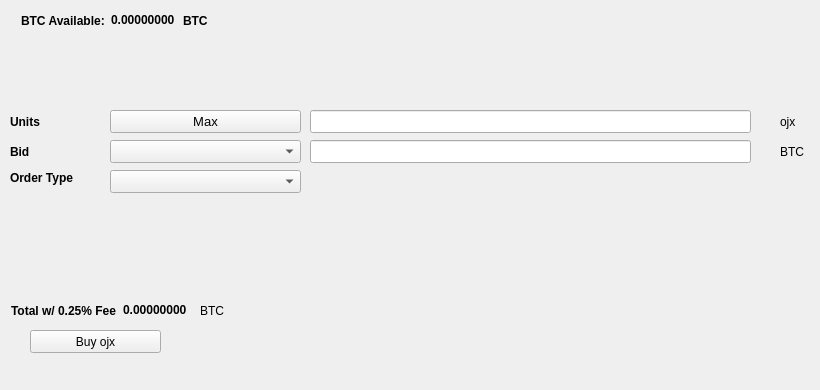
   <widget class="QWidget" name="BuyTab">
    <attribute name="title">
     <string>Buy</string>
    </attribute>
    <widget class="QPushButton" name="Buyojx">
     <property name="geometry">
      <rect>
       <x>30</x>
       <y>330</y>
       <width>131</width>
       <height>23</height>
      </rect>
     </property>
     <property name="text">
      <string>Buy ojx</string>
     </property>
     <property name="icon">
      <iconset resource="../ojx.qrc">
       <normaloff>:/icons/bitcoin</normaloff>:/icons/bitcoin</iconset>
     </property>
    </widget>
    <widget class="QLabel" name="label_3">
     <property name="geometry">
      <rect>
       <x>10</x>
       <y>110</y>
       <width>46</width>
       <height>23</height>
      </rect>
     </property>
     <property name="font">
      <font>
       <weight>75</weight>
       <bold>true</bold>
      </font>
     </property>
     <property name="text">
      <string>Units</string>
     </property>
    </widget>
    <widget class="QLineEdit" name="UnitsInput">
     <property name="geometry">
      <rect>
       <x>310</x>
       <y>110</y>
       <width>441</width>
       <height>23</height>
      </rect>
     </property>
     <property name="font">
      <font>
       <pointsize>9</pointsize>
       <weight>75</weight>
       <bold>true</bold>
      </font>
     </property>
    </widget>
    <widget class="QLineEdit" name="BuyBidPriceEdit">
     <property name="geometry">
      <rect>
       <x>310</x>
       <y>140</y>
       <width>441</width>
       <height>23</height>
      </rect>
     </property>
     <property name="font">
      <font>
       <pointsize>9</pointsize>
       <weight>75</weight>
       <bold>true</bold>
      </font>
     </property>
    </widget>
    <widget class="QLabel" name="label_4">
     <property name="geometry">
      <rect>
       <x>780</x>
       <y>110</y>
       <width>31</width>
       <height>23</height>
      </rect>
     </property>
     <property name="text">
      <string>ojx</string>
     </property>
    </widget>
    <widget class="QLabel" name="label_5">
     <property name="geometry">
      <rect>
       <x>780</x>
       <y>140</y>
       <width>31</width>
       <height>23</height>
      </rect>
     </property>
     <property name="text">
      <string>BTC</string>
     </property>
    </widget>
    <widget class="QLabel" name="label_6">
     <property name="geometry">
      <rect>
       <x>10</x>
       <y>140</y>
       <width>46</width>
       <height>23</height>
      </rect>
     </property>
     <property name="font">
      <font>
       <weight>75</weight>
       <bold>true</bold>
      </font>
     </property>
     <property name="text">
      <string>Bid</string>
     </property>
    </widget>
    <widget class="QLabel" name="label_7">
     <property name="geometry">
      <rect>
       <x>10</x>
       <y>170</y>
       <width>91</width>
       <height>16</height>
      </rect>
     </property>
     <property name="font">
      <font>
       <weight>75</weight>
       <bold>true</bold>
      </font>
     </property>
     <property name="text">
      <string>Order Type</string>
     </property>
    </widget>
    <widget class="QPushButton" name="Buy_Max_Amount">
     <property name="geometry">
      <rect>
       <x>110</x>
       <y>110</y>
       <width>191</width>
       <height>23</height>
      </rect>
     </property>
     <property name="font">
      <font>
       <pointsize>10</pointsize>
      </font>
     </property>
     <property name="text">
      <string>Max</string>
     </property>
    </widget>
    <widget class="QComboBox" name="BuyBidcomboBox">
     <property name="geometry">
      <rect>
       <x>110</x>
       <y>140</y>
       <width>191</width>
       <height>23</height>
      </rect>
     </property>
     <property name="font">
      <font>
       <pointsize>10</pointsize>
      </font>
     </property>
    </widget>
    <widget class="QComboBox" name="buyOrdertypeCombo">
     <property name="geometry">
      <rect>
       <x>110</x>
       <y>170</y>
       <width>191</width>
       <height>23</height>
      </rect>
     </property>
     <property name="font">
      <font>
       <pointsize>10</pointsize>
      </font>
     </property>
    </widget>
    <widget class="QWidget" name="layoutWidget1">
     <property name="geometry">
      <rect>
       <x>21</x>
       <y>11</y>
       <width>227</width>
       <height>19</height>
      </rect>
     </property>
     <layout class="QHBoxLayout" name="horizontalLayout_3">
      <item>
       <widget class="QLabel" name="label232">
        <property name="font">
         <font>
          <weight>75</weight>
          <bold>true</bold>
         </font>
        </property>
        <property name="text">
         <string>BTC Available:</string>
        </property>
       </widget>
      </item>
      <item>
       <widget class="QLabel" name="BtcAvailableLbl">
        <property name="palette">
         <palette>
          <active>
           <colorrole role="WindowText">
            <brush brushstyle="SolidPattern">
             <color alpha="255">
              <red>0</red>
              <green>0</green>
              <blue>0</blue>
             </color>
            </brush>
           </colorrole>
           <colorrole role="Button">
            <brush brushstyle="SolidPattern">
             <color alpha="255">
              <red>0</red>
              <green>170</green>
              <blue>0</blue>
             </color>
            </brush>
           </colorrole>
           <colorrole role="Light">
            <brush brushstyle="SolidPattern">
             <color alpha="255">
              <red>0</red>
              <green>255</green>
              <blue>0</blue>
             </color>
            </brush>
           </colorrole>
           <colorrole role="Midlight">
            <brush brushstyle="SolidPattern">
             <color alpha="255">
              <red>0</red>
              <green>212</green>
              <blue>0</blue>
             </color>
            </brush>
           </colorrole>
           <colorrole role="Dark">
            <brush brushstyle="SolidPattern">
             <color alpha="255">
              <red>0</red>
              <green>85</green>
              <blue>0</blue>
             </color>
            </brush>
           </colorrole>
           <colorrole role="Mid">
            <brush brushstyle="SolidPattern">
             <color alpha="255">
              <red>0</red>
              <green>113</green>
              <blue>0</blue>
             </color>
            </brush>
           </colorrole>
           <colorrole role="Text">
            <brush brushstyle="SolidPattern">
             <color alpha="255">
              <red>0</red>
              <green>170</green>
              <blue>0</blue>
             </color>
            </brush>
           </colorrole>
           <colorrole role="BrightText">
            <brush brushstyle="SolidPattern">
             <color alpha="255">
              <red>255</red>
              <green>255</green>
              <blue>255</blue>
             </color>
            </brush>
           </colorrole>
           <colorrole role="ButtonText">
            <brush brushstyle="SolidPattern">
             <color alpha="255">
              <red>0</red>
              <green>0</green>
              <blue>0</blue>
             </color>
            </brush>
           </colorrole>
           <colorrole role="Base">
            <brush brushstyle="SolidPattern">
             <color alpha="255">
              <red>255</red>
              <green>255</green>
              <blue>255</blue>
             </color>
            </brush>
           </colorrole>
           <colorrole role="Window">
            <brush brushstyle="SolidPattern">
             <color alpha="255">
              <red>0</red>
              <green>170</green>
              <blue>0</blue>
             </color>
            </brush>
           </colorrole>
           <colorrole role="Shadow">
            <brush brushstyle="SolidPattern">
             <color alpha="255">
              <red>0</red>
              <green>0</green>
              <blue>0</blue>
             </color>
            </brush>
           </colorrole>
           <colorrole role="AlternateBase">
            <brush brushstyle="SolidPattern">
             <color alpha="255">
              <red>127</red>
              <green>212</green>
              <blue>127</blue>
             </color>
            </brush>
           </colorrole>
           <colorrole role="ToolTipBase">
            <brush brushstyle="SolidPattern">
             <color alpha="255">
              <red>255</red>
              <green>255</green>
              <blue>220</blue>
             </color>
            </brush>
           </colorrole>
           <colorrole role="ToolTipText">
            <brush brushstyle="SolidPattern">
             <color alpha="255">
              <red>0</red>
              <green>0</green>
              <blue>0</blue>
             </color>
            </brush>
           </colorrole>
          </active>
          <inactive>
           <colorrole role="WindowText">
            <brush brushstyle="SolidPattern">
             <color alpha="255">
              <red>0</red>
              <green>0</green>
              <blue>0</blue>
             </color>
            </brush>
           </colorrole>
           <colorrole role="Button">
            <brush brushstyle="SolidPattern">
             <color alpha="255">
              <red>0</red>
              <green>170</green>
              <blue>0</blue>
             </color>
            </brush>
           </colorrole>
           <colorrole role="Light">
            <brush brushstyle="SolidPattern">
             <color alpha="255">
              <red>0</red>
              <green>255</green>
              <blue>0</blue>
             </color>
            </brush>
           </colorrole>
           <colorrole role="Midlight">
            <brush brushstyle="SolidPattern">
             <color alpha="255">
              <red>0</red>
              <green>212</green>
              <blue>0</blue>
             </color>
            </brush>
           </colorrole>
           <colorrole role="Dark">
            <brush brushstyle="SolidPattern">
             <color alpha="255">
              <red>0</red>
              <green>85</green>
              <blue>0</blue>
             </color>
            </brush>
           </colorrole>
           <colorrole role="Mid">
            <brush brushstyle="SolidPattern">
             <color alpha="255">
              <red>0</red>
              <green>113</green>
              <blue>0</blue>
             </color>
            </brush>
           </colorrole>
           <colorrole role="Text">
            <brush brushstyle="SolidPattern">
             <color alpha="255">
              <red>0</red>
              <green>170</green>
              <blue>0</blue>
             </color>
            </brush>
           </colorrole>
           <colorrole role="BrightText">
            <brush brushstyle="SolidPattern">
             <color alpha="255">
              <red>255</red>
              <green>255</green>
              <blue>255</blue>
             </color>
            </brush>
           </colorrole>
           <colorrole role="ButtonText">
            <brush brushstyle="SolidPattern">
             <color alpha="255">
              <red>0</red>
              <green>0</green>
              <blue>0</blue>
             </color>
            </brush>
           </colorrole>
           <colorrole role="Base">
            <brush brushstyle="SolidPattern">
             <color alpha="255">
              <red>255</red>
              <green>255</green>
              <blue>255</blue>
             </color>
            </brush>
           </colorrole>
           <colorrole role="Window">
            <brush brushstyle="SolidPattern">
             <color alpha="255">
              <red>0</red>
              <green>170</green>
              <blue>0</blue>
             </color>
            </brush>
           </colorrole>
           <colorrole role="Shadow">
            <brush brushstyle="SolidPattern">
             <color alpha="255">
              <red>0</red>
              <green>0</green>
              <blue>0</blue>
             </color>
            </brush>
           </colorrole>
           <colorrole role="AlternateBase">
            <brush brushstyle="SolidPattern">
             <color alpha="255">
              <red>127</red>
              <green>212</green>
              <blue>127</blue>
             </color>
            </brush>
           </colorrole>
           <colorrole role="ToolTipBase">
            <brush brushstyle="SolidPattern">
             <color alpha="255">
              <red>255</red>
              <green>255</green>
              <blue>220</blue>
             </color>
            </brush>
           </colorrole>
           <colorrole role="ToolTipText">
            <brush brushstyle="SolidPattern">
             <color alpha="255">
              <red>0</red>
              <green>0</green>
              <blue>0</blue>
             </color>
            </brush>
           </colorrole>
          </inactive>
          <disabled>
           <colorrole role="WindowText">
            <brush brushstyle="SolidPattern">
             <color alpha="255">
              <red>0</red>
              <green>85</green>
              <blue>0</blue>
             </color>
            </brush>
           </colorrole>
           <colorrole role="Button">
            <brush brushstyle="SolidPattern">
             <color alpha="255">
              <red>0</red>
              <green>170</green>
              <blue>0</blue>
             </color>
            </brush>
           </colorrole>
           <colorrole role="Light">
            <brush brushstyle="SolidPattern">
             <color alpha="255">
              <red>0</red>
              <green>255</green>
              <blue>0</blue>
             </color>
            </brush>
           </colorrole>
           <colorrole role="Midlight">
            <brush brushstyle="SolidPattern">
             <color alpha="255">
              <red>0</red>
              <green>212</green>
              <blue>0</blue>
             </color>
            </brush>
           </colorrole>
           <colorrole role="Dark">
            <brush brushstyle="SolidPattern">
             <color alpha="255">
              <red>0</red>
              <green>85</green>
              <blue>0</blue>
             </color>
            </brush>
           </colorrole>
           <colorrole role="Mid">
            <brush brushstyle="SolidPattern">
             <color alpha="255">
              <red>0</red>
              <green>113</green>
              <blue>0</blue>
             </color>
            </brush>
           </colorrole>
           <colorrole role="Text">
            <brush brushstyle="SolidPattern">
             <color alpha="255">
              <red>0</red>
              <green>85</green>
              <blue>0</blue>
             </color>
            </brush>
           </colorrole>
           <colorrole role="BrightText">
            <brush brushstyle="SolidPattern">
             <color alpha="255">
              <red>255</red>
              <green>255</green>
              <blue>255</blue>
             </color>
            </brush>
           </colorrole>
           <colorrole role="ButtonText">
            <brush brushstyle="SolidPattern">
             <color alpha="255">
              <red>0</red>
              <green>85</green>
              <blue>0</blue>
             </color>
            </brush>
           </colorrole>
           <colorrole role="Base">
            <brush brushstyle="SolidPattern">
             <color alpha="255">
              <red>0</red>
              <green>170</green>
              <blue>0</blue>
             </color>
            </brush>
           </colorrole>
           <colorrole role="Window">
            <brush brushstyle="SolidPattern">
             <color alpha="255">
              <red>0</red>
              <green>170</green>
              <blue>0</blue>
             </color>
            </brush>
           </colorrole>
           <colorrole role="Shadow">
            <brush brushstyle="SolidPattern">
             <color alpha="255">
              <red>0</red>
              <green>0</green>
              <blue>0</blue>
             </color>
            </brush>
           </colorrole>
           <colorrole role="AlternateBase">
            <brush brushstyle="SolidPattern">
             <color alpha="255">
              <red>0</red>
              <green>170</green>
              <blue>0</blue>
             </color>
            </brush>
           </colorrole>
           <colorrole role="ToolTipBase">
            <brush brushstyle="SolidPattern">
             <color alpha="255">
              <red>255</red>
              <green>255</green>
              <blue>220</blue>
             </color>
            </brush>
           </colorrole>
           <colorrole role="ToolTipText">
            <brush brushstyle="SolidPattern">
             <color alpha="255">
              <red>0</red>
              <green>0</green>
              <blue>0</blue>
             </color>
            </brush>
           </colorrole>
          </disabled>
         </palette>
        </property>
        <property name="font">
         <font>
          <weight>75</weight>
          <bold>true</bold>
         </font>
        </property>
        <property name="text">
         <string>0.00000000</string>
        </property>
        <property name="textInteractionFlags">
         <set>Qt::LinksAccessibleByMouse|Qt::TextSelectableByKeyboard|Qt::TextSelectableByMouse</set>
        </property>
       </widget>
      </item>
      <item>
       <widget class="QLabel" name="BtcAvailableLbl_2">
        <property name="font">
         <font>
          <weight>75</weight>
          <bold>true</bold>
         </font>
        </property>
        <property name="text">
         <string>BTC</string>
        </property>
       </widget>
      </item>
     </layout>
    </widget>
    <widget class="QWidget" name="layoutWidge2">
     <property name="geometry">
      <rect>
       <x>11</x>
       <y>301</y>
       <width>259</width>
       <height>19</height>
      </rect>
     </property>
     <layout class="QHBoxLayout" name="horizontalLayout_4">
      <item>
       <widget class="QLabel" name="label_9">
        <property name="font">
         <font>
          <weight>75</weight>
          <bold>true</bold>
         </font>
        </property>
        <property name="text">
         <string>Total w/ 0.25% Fee</string>
        </property>
       </widget>
      </item>
      <item>
       <widget class="QLabel" name="BuyCostLabel">
        <property name="palette">
         <palette>
          <active>
           <colorrole role="WindowText">
            <brush brushstyle="SolidPattern">
             <color alpha="255">
              <red>0</red>
              <green>0</green>
              <blue>0</blue>
             </color>
            </brush>
           </colorrole>
           <colorrole role="Button">
            <brush brushstyle="SolidPattern">
             <color alpha="255">
              <red>0</red>
              <green>170</green>
              <blue>0</blue>
             </color>
            </brush>
           </colorrole>
           <colorrole role="Light">
            <brush brushstyle="SolidPattern">
             <color alpha="255">
              <red>0</red>
              <green>255</green>
              <blue>0</blue>
             </color>
            </brush>
           </colorrole>
           <colorrole role="Midlight">
            <brush brushstyle="SolidPattern">
             <color alpha="255">
              <red>0</red>
              <green>212</green>
              <blue>0</blue>
             </color>
            </brush>
           </colorrole>
           <colorrole role="Dark">
            <brush brushstyle="SolidPattern">
             <color alpha="255">
              <red>0</red>
              <green>85</green>
              <blue>0</blue>
             </color>
            </brush>
           </colorrole>
           <colorrole role="Mid">
            <brush brushstyle="SolidPattern">
             <color alpha="255">
              <red>0</red>
              <green>113</green>
              <blue>0</blue>
             </color>
            </brush>
           </colorrole>
           <colorrole role="Text">
            <brush brushstyle="SolidPattern">
             <color alpha="255">
              <red>0</red>
              <green>170</green>
              <blue>0</blue>
             </color>
            </brush>
           </colorrole>
           <colorrole role="BrightText">
            <brush brushstyle="SolidPattern">
             <color alpha="255">
              <red>255</red>
              <green>255</green>
              <blue>255</blue>
             </color>
            </brush>
           </colorrole>
           <colorrole role="ButtonText">
            <brush brushstyle="SolidPattern">
             <color alpha="255">
              <red>0</red>
              <green>0</green>
              <blue>0</blue>
             </color>
            </brush>
           </colorrole>
           <colorrole role="Base">
            <brush brushstyle="SolidPattern">
             <color alpha="255">
              <red>255</red>
              <green>255</green>
              <blue>255</blue>
             </color>
            </brush>
           </colorrole>
           <colorrole role="Window">
            <brush brushstyle="SolidPattern">
             <color alpha="255">
              <red>0</red>
              <green>170</green>
              <blue>0</blue>
             </color>
            </brush>
           </colorrole>
           <colorrole role="Shadow">
            <brush brushstyle="SolidPattern">
             <color alpha="255">
              <red>0</red>
              <green>0</green>
              <blue>0</blue>
             </color>
            </brush>
           </colorrole>
           <colorrole role="AlternateBase">
            <brush brushstyle="SolidPattern">
             <color alpha="255">
              <red>127</red>
              <green>212</green>
              <blue>127</blue>
             </color>
            </brush>
           </colorrole>
           <colorrole role="ToolTipBase">
            <brush brushstyle="SolidPattern">
             <color alpha="255">
              <red>255</red>
              <green>255</green>
              <blue>220</blue>
             </color>
            </brush>
           </colorrole>
           <colorrole role="ToolTipText">
            <brush brushstyle="SolidPattern">
             <color alpha="255">
              <red>0</red>
              <green>0</green>
              <blue>0</blue>
             </color>
            </brush>
           </colorrole>
          </active>
          <inactive>
           <colorrole role="WindowText">
            <brush brushstyle="SolidPattern">
             <color alpha="255">
              <red>0</red>
              <green>0</green>
              <blue>0</blue>
             </color>
            </brush>
           </colorrole>
           <colorrole role="Button">
            <brush brushstyle="SolidPattern">
             <color alpha="255">
              <red>0</red>
              <green>170</green>
              <blue>0</blue>
             </color>
            </brush>
           </colorrole>
           <colorrole role="Light">
            <brush brushstyle="SolidPattern">
             <color alpha="255">
              <red>0</red>
              <green>255</green>
              <blue>0</blue>
             </color>
            </brush>
           </colorrole>
           <colorrole role="Midlight">
            <brush brushstyle="SolidPattern">
             <color alpha="255">
              <red>0</red>
              <green>212</green>
              <blue>0</blue>
             </color>
            </brush>
           </colorrole>
           <colorrole role="Dark">
            <brush brushstyle="SolidPattern">
             <color alpha="255">
              <red>0</red>
              <green>85</green>
              <blue>0</blue>
             </color>
            </brush>
           </colorrole>
           <colorrole role="Mid">
            <brush brushstyle="SolidPattern">
             <color alpha="255">
              <red>0</red>
              <green>113</green>
              <blue>0</blue>
             </color>
            </brush>
           </colorrole>
           <colorrole role="Text">
            <brush brushstyle="SolidPattern">
             <color alpha="255">
              <red>0</red>
              <green>170</green>
              <blue>0</blue>
             </color>
            </brush>
           </colorrole>
           <colorrole role="BrightText">
            <brush brushstyle="SolidPattern">
             <color alpha="255">
              <red>255</red>
              <green>255</green>
              <blue>255</blue>
             </color>
            </brush>
           </colorrole>
           <colorrole role="ButtonText">
            <brush brushstyle="SolidPattern">
             <color alpha="255">
              <red>0</red>
              <green>0</green>
              <blue>0</blue>
             </color>
            </brush>
           </colorrole>
           <colorrole role="Base">
            <brush brushstyle="SolidPattern">
             <color alpha="255">
              <red>255</red>
              <green>255</green>
              <blue>255</blue>
             </color>
            </brush>
           </colorrole>
           <colorrole role="Window">
            <brush brushstyle="SolidPattern">
             <color alpha="255">
              <red>0</red>
              <green>170</green>
              <blue>0</blue>
             </color>
            </brush>
           </colorrole>
           <colorrole role="Shadow">
            <brush brushstyle="SolidPattern">
             <color alpha="255">
              <red>0</red>
              <green>0</green>
              <blue>0</blue>
             </color>
            </brush>
           </colorrole>
           <colorrole role="AlternateBase">
            <brush brushstyle="SolidPattern">
             <color alpha="255">
              <red>127</red>
              <green>212</green>
              <blue>127</blue>
             </color>
            </brush>
           </colorrole>
           <colorrole role="ToolTipBase">
            <brush brushstyle="SolidPattern">
             <color alpha="255">
              <red>255</red>
              <green>255</green>
              <blue>220</blue>
             </color>
            </brush>
           </colorrole>
           <colorrole role="ToolTipText">
            <brush brushstyle="SolidPattern">
             <color alpha="255">
              <red>0</red>
              <green>0</green>
              <blue>0</blue>
             </color>
            </brush>
           </colorrole>
          </inactive>
          <disabled>
           <colorrole role="WindowText">
            <brush brushstyle="SolidPattern">
             <color alpha="255">
              <red>0</red>
              <green>85</green>
              <blue>0</blue>
             </color>
            </brush>
           </colorrole>
           <colorrole role="Button">
            <brush brushstyle="SolidPattern">
             <color alpha="255">
              <red>0</red>
              <green>170</green>
              <blue>0</blue>
             </color>
            </brush>
           </colorrole>
           <colorrole role="Light">
            <brush brushstyle="SolidPattern">
             <color alpha="255">
              <red>0</red>
              <green>255</green>
              <blue>0</blue>
             </color>
            </brush>
           </colorrole>
           <colorrole role="Midlight">
            <brush brushstyle="SolidPattern">
             <color alpha="255">
              <red>0</red>
              <green>212</green>
              <blue>0</blue>
             </color>
            </brush>
           </colorrole>
           <colorrole role="Dark">
            <brush brushstyle="SolidPattern">
             <color alpha="255">
              <red>0</red>
              <green>85</green>
              <blue>0</blue>
             </color>
            </brush>
           </colorrole>
           <colorrole role="Mid">
            <brush brushstyle="SolidPattern">
             <color alpha="255">
              <red>0</red>
              <green>113</green>
              <blue>0</blue>
             </color>
            </brush>
           </colorrole>
           <colorrole role="Text">
            <brush brushstyle="SolidPattern">
             <color alpha="255">
              <red>0</red>
              <green>85</green>
              <blue>0</blue>
             </color>
            </brush>
           </colorrole>
           <colorrole role="BrightText">
            <brush brushstyle="SolidPattern">
             <color alpha="255">
              <red>255</red>
              <green>255</green>
              <blue>255</blue>
             </color>
            </brush>
           </colorrole>
           <colorrole role="ButtonText">
            <brush brushstyle="SolidPattern">
             <color alpha="255">
              <red>0</red>
              <green>85</green>
              <blue>0</blue>
             </color>
            </brush>
           </colorrole>
           <colorrole role="Base">
            <brush brushstyle="SolidPattern">
             <color alpha="255">
              <red>0</red>
              <green>170</green>
              <blue>0</blue>
             </color>
            </brush>
           </colorrole>
           <colorrole role="Window">
            <brush brushstyle="SolidPattern">
             <color alpha="255">
              <red>0</red>
              <green>170</green>
              <blue>0</blue>
             </color>
            </brush>
           </colorrole>
           <colorrole role="Shadow">
            <brush brushstyle="SolidPattern">
             <color alpha="255">
              <red>0</red>
              <green>0</green>
              <blue>0</blue>
             </color>
            </brush>
           </colorrole>
           <colorrole role="AlternateBase">
            <brush brushstyle="SolidPattern">
             <color alpha="255">
              <red>0</red>
              <green>170</green>
              <blue>0</blue>
             </color>
            </brush>
           </colorrole>
           <colorrole role="ToolTipBase">
            <brush brushstyle="SolidPattern">
             <color alpha="255">
              <red>255</red>
              <green>255</green>
              <blue>220</blue>
             </color>
            </brush>
           </colorrole>
           <colorrole role="ToolTipText">
            <brush brushstyle="SolidPattern">
             <color alpha="255">
              <red>0</red>
              <green>0</green>
              <blue>0</blue>
             </color>
            </brush>
           </colorrole>
          </disabled>
         </palette>
        </property>
        <property name="font">
         <font>
          <weight>75</weight>
          <bold>true</bold>
         </font>
        </property>
        <property name="autoFillBackground">
         <bool>false</bool>
        </property>
        <property name="text">
         <string>0.00000000</string>
        </property>
        <property name="textInteractionFlags">
         <set>Qt::LinksAccessibleByMouse|Qt::TextSelectableByMouse</set>
        </property>
       </widget>
      </item>
      <item>
       <widget class="QLabel" name="label_10">
        <property name="font">
         <font>
          <weight>50</weight>
          <bold>false</bold>
         </font>
        </property>
        <property name="text">
         <string>BTC</string>
        </property>
       </widget>
      </item>
     </layout>
    </widget>
    <widget class="QLabel" name="label_24">
     <property name="geometry">
      <rect>
       <x>460</x>
       <y>300</y>
       <width>281</width>
       <height>81</height>
      </rect>
     </property>
     <property name="text">
      <string/>
     </property>
     <property name="pixmap">
      <pixmap>:/images/bittrex</pixmap>
     </property>
    </widget>
   </widget>
